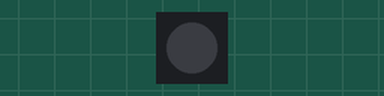
Recording of a sketch running on a simulated ESP32-S2. On the bench: 1 RGB LEDs in strip order, left to right. Dim RGB values are drawn brighter than linear.

Above: at 0.5 s.
At 1.7 s:
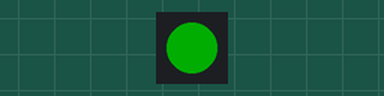
At 3.7 s:
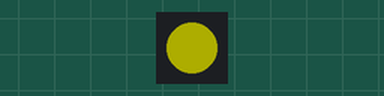
At 8.2 s:
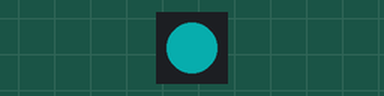
Timing chart, 0 to 9.2 s (numbered marks = the images above):
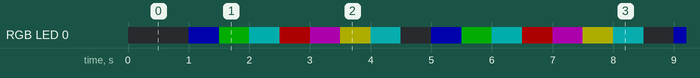

The sketch:

ESP32-S2-Saola-1R_WS2812_RGBLed_Colors.ino
```cpp
/*******************************************************************************
 *
 *          ESP32: Manejo del LED RGB (WS2812)
 *
 *******************************************************************************
 * FileName:        ESP32-S2-Saola-1R_WS2812_RGBLed_Colors.ino
 * Processor:       ESP32-S2-WROVER
 * Complier:        Arduino IDE v1.8.19
 * Blog:            http://mrchunckuee.blogspot.com/
 * Description:     Pequeño ejemplo para testear LED RGB de la board
 *******************************************************************************
 * Rev.         Date            Comment
 *   v1.0.0     02/12/2024      - Creación y prueba de funcionamiento
 ******************************************************************************/
#include <Adafruit_NeoPixel.h>

// ESP32S2 SAOLA 1R GPIO the WS2812 Led.
#define PIN        18

//Single WS2812 config
Adafruit_NeoPixel pixels(1, PIN, NEO_GRB + NEO_KHZ800);

int colorCount = 0;
uint32_t patternColorsLED[] = {0x000000, 0x0000FF, 0x00FF00, 0x00FFFF, 0xFF0000, 0xFF00FF, 0xFFFF00, 0xFFFFF, };
unsigned long previousMillis = 0;
const long interval = 500;   // Time (in milliseconds) to pause between color change

void setup() {
  pixels.setBrightness(50);
  pixels.begin();
  pixels.show();  // WS2812 Led = Off
}

void loop() {
  unsigned long currentMillis = millis();
  if (currentMillis - previousMillis >= interval) {
    previousMillis = currentMillis;

    //Set the new color
    pixels.setPixelColor(0, patternColorsLED[colorCount]);

    // Updated pixel colors
    pixels.show();

    //Change the colors and limit the end
    colorCount++;
    if (colorCount > 7)
        colorCount = 0;
  }
}
```

Measured:
- by itself, RGB LED 0: repeats every 4.0 s: RGB(0, 50, 0) 0.50 s, RGB(0, 50, 50) 0.50 s, RGB(50, 0, 0) 0.50 s, RGB(50, 0, 50) 0.50 s, RGB(50, 50, 0) 0.50 s, RGB(2, 50, 50) 0.50 s, off 0.50 s, RGB(0, 0, 50) 0.50 s
- by itself, everything shown: repeats every 4.0 s, in 8 steps
